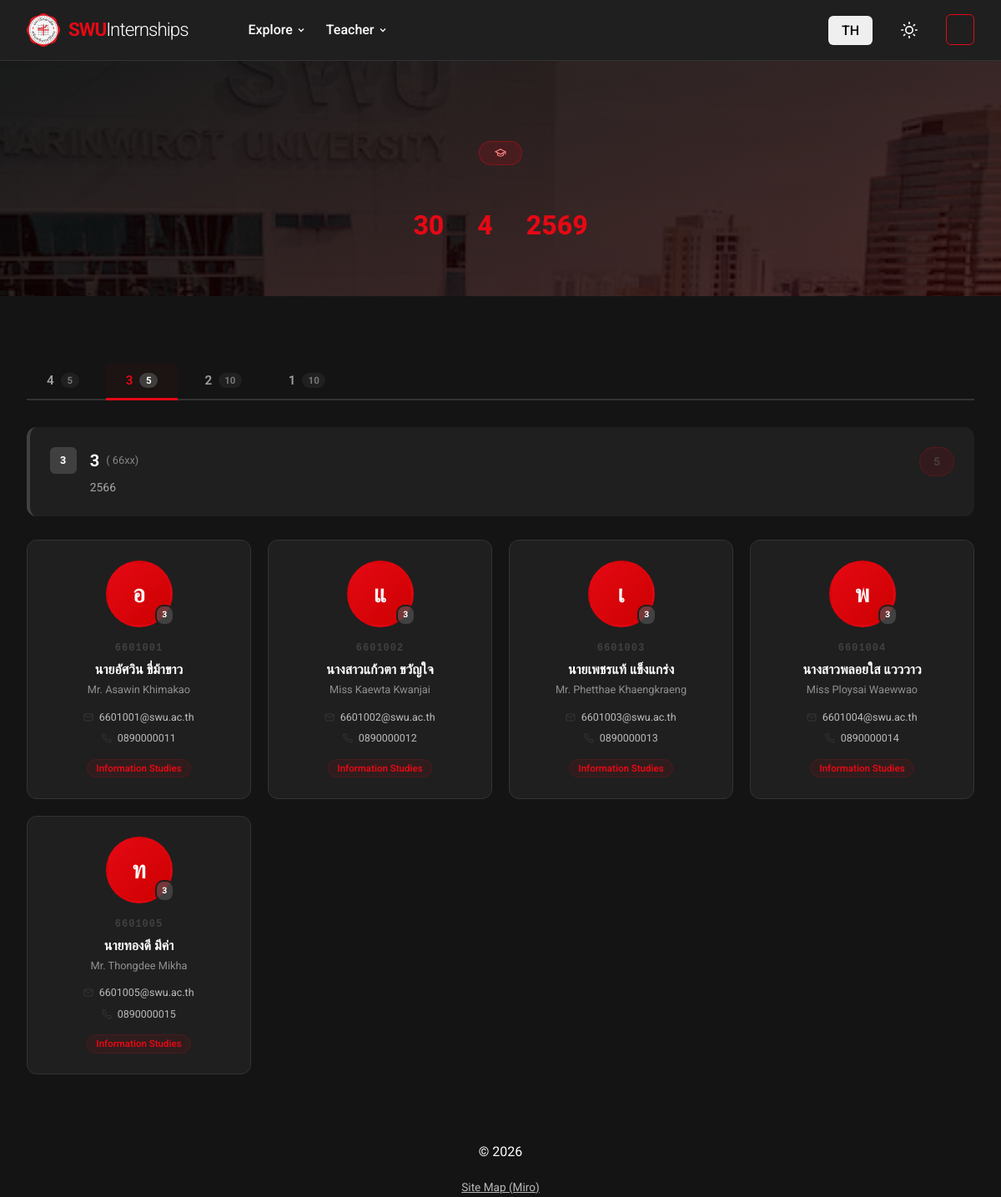
The app's page /students.php?year=3 (signed in) with its own data.
### tables this page shows
CREATE TABLE `students_info` (
  `student_id` VARCHAR(20) PRIMARY KEY,
  `prefix_th` VARCHAR(20),
  `first_name_th` VARCHAR(100),
  `last_name_th` VARCHAR(100),
  `prefix_en` VARCHAR(20),
  `first_name_en` VARCHAR(100),
  `last_name_en` VARCHAR(100),
  `phone` VARCHAR(20),
  `email` VARCHAR(100),
  `major` VARCHAR(100),
  `student_type` ENUM('regular', 'special') DEFAULT 'regular',
  FOREIGN KEY (`student_id`) REFERENCES users(username) ON DELETE CASCADE
);

### students.php (the view, shortened to what this page needs)
<?php
require_once 'includes/db_connect.php';
$lang = $_GET['lang'] ?? $_SESSION['lang'] ?? 'th';
$t = require "lang/{$lang}.php";
require_once 'includes/header.php';
require_once 'includes/navbar.php';
$year_entry_map = [4 => '65', 3 => '66', 2 => '67', 1 => '68'];
$has_section_yr = ['67', '68'];
$all_students = [];
try {
    $stmt = $conn->query("
        SELECT si.*, u.status
        FROM students_info si
        JOIN users u ON u.username = si.student_id
        WHERE u.role = 'student' AND u.status = 'active'
        ORDER BY si.student_id ASC
    ");
    $all_students = $stmt->fetchAll(PDO::FETCH_ASSOC);
} catch (PDOException $e) {
}
$by_year = [];
foreach ($year_entry_map as $yr => $code) {
    $by_year[$yr] = ['regular' => [], 'special' => []];
}
foreach ($all_students as $s) {
    $prefix = substr($s['student_id'], 0, 2);
    foreach ($year_entry_map as $yr => $code) {
        if ($prefix === $code) {
            $section = ($s['student_type'] === 'special') ? 'special' : 'regular';
            $by_year[$yr][$section][] = $s;
            break;
        }
    }
}
$active_year = isset($_GET['year']) ? (int) $_GET['year'] : 4;
$total = count($all_students);
$accents = [1 => '#4f4f4fb6', 2 => '#e50914', 3 => '#4f4f4fb6', 4 => '#e50914'];
?>
<section class="students-hero">
    <div class="students-hero-content">
        <div class="students-hero-badge">
            <svg xmlns="http://www.w3.org/2000/svg" width="14" height="14" viewBox="0 0 24 24" fill="none"
                stroke="currentColor" stroke-width="2">
                <path d="M22 10v6M2 10l10-5 10 5-10 5z" />
                <path d="M6 12v5c3 3 9 3 12 0v-5" />
            </svg>
        </div>
        <div class="students-hero-stats">
            <div class="hero-stat">
                <span class="hero-stat-num"><?= $total ?></span>
            </div>
            <div class="hero-stat">
                <span class="hero-stat-num">4</span>
            </div>
            <div class="hero-stat">
                <span class="hero-stat-num"><?= date('Y') + 543 ?></span>
            </div>
        </div>
    </div>
</section>
<main class="students-main">
    <div class="container">
        <div class="year-tabs">
            <?php foreach ($year_entry_map as $yr => $code):
                $total_yr = count($by_year[$yr]['regular']) + count($by_year[$yr]['special']);
                $ac = $accents[$yr];
                ?>
                <button class="year-tab <?= $yr === $active_year ? 'active' : '' ?>" onclick="showYear(<?= $yr ?>)"
                    id="tab-<?= $yr ?>" style="<?= $yr === $active_year ? "--tab-color:{$ac}" : '' ?>">
                    <?= $t['year_level_prefix'] ?> <?= $yr ?>
                    <span class="tab-count"
                        style="<?= $yr === $active_year ? "background:{$ac}" : '' ?>"><?= $total_yr ?></span>
                </button>
            <?php endforeach; ?>
        </div>
        <?php foreach ($year_entry_map as $yr => $code):
            $ac = $accents[$yr];
            $has_sec = in_array($code, $has_section_yr);
            $students_regular = $by_year[$yr]['regular'];
            $students_special = $by_year[$yr]['special'];
            $total_yr = count($students_regular) + count($students_special);
            ?>
            <div class="year-panel" id="panel-<?= $yr ?>" <?= $yr !== $active_year ? 'style="display:none;"' : '' ?>>
                <div class="year-header" style="border-left-color:<?= $ac ?>;">
                    <div class="year-header-left">
                        <div class="year-badge" style="background:<?= $ac ?>;"><?= $t['year_prefix'] ?> <?= $yr ?></div>
                        <div>
                            <h2 class="year-title">
                                <?= $t['year_level_prefix'] ?> <?= $yr ?>
                                <span class="year-code-hint">(<?= $t['student_code_prefix'] ?> <?= $code ?>xx)</span>
                            </h2>
                            <p class="year-subtitle">
                                <?= $t['students_entry_year'] ?> <?= $code + 2500 ?>
                            </p>
                        </div>
                    </div>
                    <div class="year-count-pill"
                        style="background:<?= $ac ?>18;color:<?= $ac ?>;border-color:<?= $ac ?>44;"><?= $total_yr ?> <?= $t['people'] ?>
                    </div>
                </div>
                <?php if ($total_yr === 0): ?>
                    <div class="empty-state">
                        <svg xmlns="http://www.w3.org/2000/svg" width="48" height="48" viewBox="0 0 24 24" fill="none"
                            stroke="currentColor" stroke-width="1" opacity="0.3">
                            <path d="M17 21v-2a4 4 0 0 0-4-4H5a4 4 0 0 0-4 4v2" />
                            <circle cx="9" cy="7" r="4" />
                        </svg>
                        <p><?= $t['no_student_in_year'] ?></p>
                    </div>
                <?php elseif ($has_sec): ?>
                    <div class="section-tabs">
                        <button class="section-tab active" id="stab-<?= $yr ?>-r" onclick="showSection(<?= $yr ?>, 'r')"
                            style="--stab-color:<?= $ac ?>;">
                            <?= $t['regular'] ?>
                            <span class="stab-count" style="background:<?= $ac ?>;"><?= count($students_regular) ?></span>
                        </button>
                        <button class="section-tab" id="stab-<?= $yr ?>-s" onclick="showSection(<?= $yr ?>, 's')"
                            style="--stab-color:<?= $ac ?>;">
                            <?= $t['special_program'] ?>
                            <span class="stab-count"><?= count($students_special) ?></span>
                        </button>
                    </div>
                    <div class="section-panel" id="spanel-<?= $yr ?>-r">
                        <?php if (empty($students_regular)): ?>
                            <div class="empty-state" style="padding:2rem;">
                                <p style="opacity:0.4;"><?= $t['no_regular_students'] ?></p>
                            </div>
                        <?php else: ?>
                            <div class="students-grid">
                                <?php foreach ($students_regular as $s):
                                    echo renderStudentCard($s, $yr, $ac);
                                endforeach; ?>
                            </div>
                        <?php endif; ?>
                    </div>
                    <div class="section-panel" id="spanel-<?= $yr ?>-s" style="display:none;">
                        <?php if (empty($students_special)): ?>
                            <div class="empty-state" style="padding:2rem;">
                                <p style="opacity:0.4;"><?= $t['no_special_students'] ?></p>
                            </div>
                        <?php else: ?>
                            <div class="students-grid">
                                <?php foreach ($students_special as $s):
                                    echo renderStudentCard($s, $yr, $ac);
                                endforeach; ?>
                            </div>
                        <?php endif; ?>
                    </div>
                <?php else: ?>
                    <div class="students-grid">
                        <?php foreach ($students_regular as $s):
                            echo renderStudentCard($s, $yr, $ac);
                        endforeach; ?>
                    </div>
                <?php endif; ?>
            </div>
        <?php endforeach; ?>
    </div>
</main>
<?php require_once 'includes/footer.php'; ?>
<?php
function renderStudentCard($s, $yr, $ac)
{
    global $base_url, $t;
    $photo = '';
    $initials = mb_substr($s['first_name_th'] ?? '?', 0, 1);
    $name_th = ($s['prefix_th'] ?? '') . ($s['first_name_th'] ?? '') . ' ' . ($s['last_name_th'] ?? '');
    $name_en = ($s['prefix_en'] ?? '') . ' ' . ($s['first_name_en'] ?? '') . ' ' . ($s['last_name_en'] ?? '');
    ?>
    <div class="student-card" style="--card-accent:<?= $ac ?>;">
        <div class="student-avatar">
            <?php if ($photo): ?>
                <img src="<?= htmlspecialchars($photo) ?>" alt="<?= htmlspecialchars($name_th) ?>" class="student-avatar-img">
            <?php else: ?>
                <div class="student-avatar-placeholder" style="background:linear-gradient(135deg,<?= $ac ?>,<?= $ac ?>aa);">
                    <span><?= htmlspecialchars($initials) ?></span>
                </div>
            <?php endif; ?>
            <div class="student-year-dot" style="background:<?= $ac ?>;"><?= $t['year_prefix'] ?> <?= $yr ?></div>
        </div>
        <div class="student-info">
            <div class="student-id" style="color:<?= $ac ?>;"><?= htmlspecialchars($s['student_id']) ?></div>
            <h3 class="student-name"><?= htmlspecialchars($name_th) ?></h3>
            <p class="student-name-en"><?= htmlspecialchars($name_en) ?></p>
            <div class="student-contact">
                <?php if (!empty($s['email'])): ?>
                    <div class="contact-row">
                        <svg xmlns="http://www.w3.org/2000/svg" width="12" height="12" viewBox="0 0 24 24" fill="none"
                            stroke="<?= $ac ?>" stroke-width="2">
                            <path d="M4 4h16c1.1 0 2 .9 2 2v12c0 1.1-.9 2-2 2H4c-1.1 0-2-.9-2-2V6c0-1.1.9-2 2-2z" />
                            <polyline points="22,6 12,13 2,6" />
                        </svg>
                        <span><?= htmlspecialchars($s['email']) ?></span>
                    </div>
                <?php endif; ?>
                <?php if (!empty($s['phone'])): ?>
                    <div class="contact-row">
                        <svg xmlns="http://www.w3.org/2000/svg" width="12" height="12" viewBox="0 0 24 24" fill="none"
                            stroke="<?= $ac ?>" stroke-width="2">
                            <path
                                d="M22 16.92v3a2 2 0 0 1-2.18 2 19.79 19.79 0 0 1-8.63-3.07A19.5 19.5 0 0 1 4.69 13.1a19.79 19.79 0 0 1-3.07-8.67A2 2 0 0 1 3.61 2h3a2 2 0 0 1 2 1.72 12.84 12.84 0 0 0 .7 2.81 2 2 0 0 1-.45 2.11L7.91 9.91a16 16 0 0 0 6.08 6.08l.91-.91a2 2 0 0 1 2.11-.45 12.84 12.84 0 0 0 2.81.7A2 2 0 0 1 22 16.92z" />
                        </svg>
                        <span><?= htmlspecialchars($s['phone']) ?></span>
                    </div>
                <?php endif; ?>
            </div>
            <div class="student-major"><span><?= htmlspecialchars($s['major'] ?? 'Information Studies') ?></span></div>
        </div>
    </div>
    <?php
    return ob_get_clean();
}
?>

### css/style.css (style rules this page uses)
:root { --primary-color: #e50914; --bg-color: #ffffff; --text-color: #111111; --card-bg: #f5f5f5; --border-color: #e5e5e5; --input-bg: #ffffff; --success-color: #4caf50; --danger-color: #e50914; --warning-color: #ff9800; }
body.dark-mode { --bg-color: #141414; --text-color: #ffffff; --card-bg: #1f1f1f; --border-color: #333333; --input-bg: #333333; }
* { box-sizing: border-box; margin: 0; padding: 0; }
body { font-family: 'Roboto', sans-serif; background-color: var(--bg-color); color: var(--text-color); transition: background-color 0.3s ease, color 0.3s ease; line-height: 1.6; }
.container { max-width: 1200px; margin: 0 auto; padding: 2rem; }

### records on screen
students_info: first_name_th "อ", yr "3", student_id "6601001", name_th "นายอัศวิน ขี่ม้าขาว", name_en "Mr. Asawin Khimakao", email "6601001@swu.ac.th", phone "0890000011", major "Information Studies"
students_info: first_name_th "แ", yr "3", student_id "6601002", name_th "นางสาวแก้วตา ขวัญใจ", name_en "Miss Kaewta Kwanjai", email "6601002@swu.ac.th", phone "0890000012", major "Information Studies"
students_info: first_name_th "เ", yr "3", student_id "6601003", name_th "นายเพชรแท้ แข็งแกร่ง", name_en "Mr. Phetthae Khaengkraeng", email "6601003@swu.ac.th", phone "0890000013", major "Information Studies"
students_info: first_name_th "พ", yr "3", student_id "6601004", name_th "นางสาวพลอยใส แวววาว", name_en "Miss Ploysai Waewwao", email "6601004@swu.ac.th", phone "0890000014", major "Information Studies"
students_info: first_name_th "ท", yr "3", student_id "6601005", name_th "นายทองดี มีค่า", name_en "Mr. Thongdee Mikha", email "6601005@swu.ac.th", phone "0890000015", major "Information Studies"

### other values on screen
$total "30"
$yr "4"
$total_yr "5"
$yr "3"
$yr "2"
$total_yr "10"
$yr "1"
$code "66"
$code + 2500 "2566"
